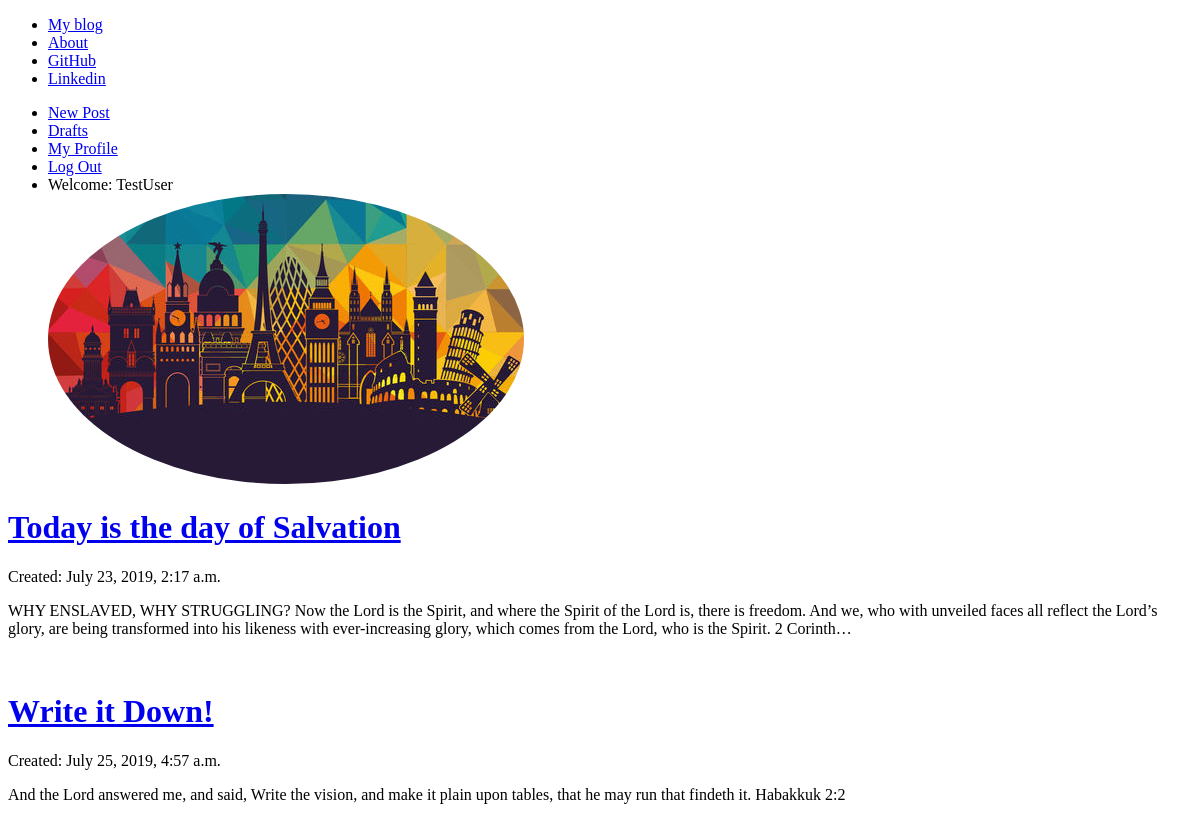
Page /drafts (signed in) on the committed database.
### User_Registration_App/models.py (models this page shows, shortened)
class UserProfile(models.Model):
    user = models.OneToOneField(User, on_delete = models.CASCADE)
    picture = models.ImageField(default = "profile_pics/cehhhh.jpg", upload_to = "profile_pics")

### Blog_App/models.py (models this page shows, shortened)
class Post(models.Model):
    author = models.ForeignKey('auth.User', on_delete=models.CASCADE)
    title = models.CharField(max_length=200, unique=True)
    text = models.TextField()
    create_date = models.DateTimeField(default=timezone.now)
    published_date = models.DateTimeField(blank=True, null=True)
    image = models.ImageField(blank=True, null=True, upload_to='post_pics')

### Blog_App/views.py (the view)
# urls.py: path('drafts', views.DraftListView.as_view(), name='post_draft_list'),
class DraftListView(LoginRequiredMixin,ListView):
    login_url = '/login/'
    redirect_field_name = 'Blog_App/post_list.html'
    template_name = 'Blog_App/post_draft_list.html'
    def get_queryset(self):
        return Post.objects.filter(published_date__isnull=True).order_by('create_date')

### Blog_App/templates/Blog_App/post_draft_list.html
{% extends "Blog_App/base.html" %}
{% block content %}
  {% if post_list %}
    {% for post in post_list %}
      <div class="post">
        <h1><a href="{% url 'Blog_App:post_detail' pk=post.pk %}">{{post.title}}</a></h1>
        <p class="date">Created: {{post.create_date}}</p>
        <p>{{post.text|truncatechars:300}}</p>
        <br>
      </div>
    {% endfor %}
  {% else %}
    <p>Draft list is empty!</p>
  {% endif %}
{% endblock %}

### Blog_App/templates/Blog_App/base.html (shortened to what this page needs)
<!DOCTYPE html>
{% load staticfiles %}
<html lang="en" dir="ltr">
  <head>
      <link rel="stylesheet" href="{% static 'css/Blog_App.css' %}">
  </head>
  <body class="loader">
    <div class="jumbotron">
      <ul class="nav navbar-nav">
        <li><a href="{% url 'Blog_App:post_list' %}">My blog</a></li>
        <li><a href="{% url 'Blog_App:about' %}">About</a></li>
        <li><a target="_blank" href="https://github.com/Timothy-py/Blog_Project.git">GitHub</a></li>
        <li><a target="_blank" href="https://www.linkedin.com">Linkedin</a></li>
      </ul>
      {% if user.is_authenticated %}
      <ul class="nav navbar-nav navbar-right">
        <li>
          <a href="{% url 'Blog_App:post_new' %}">New Post</a>
        </li>
        <li>
          <a href="{% url 'Blog_App:post_draft_list' %}">Drafts</a>
        </li>
        <li>
          <a href="{% url 'Blog_App:profile' pk=user.pk %}">My Profile</a>
        </li>
        <li><a href="{% url 'logout' %}">Log Out</a></li>
        <li>
          <a>Welcome: {{user.username}}</a>
        </li>
          <div class="profile_pics">
            <img style="border-radius:50%" src="{{user.userprofile.picture.url}}" alt="profile picture">
          </div>
          {% else %}
            <li> <a class="nav navbar-right"  href="{% url 'login' %}"> <span class="glyphicon glyphicon-user">Login</span> </a> </li>
            <li> <a href="{% url 'register' %}">Sign Up</a> </li>
      </ul>
      {% endif %}
    </div>
    <div class="content container">
      <div class="row">
        <div class="col-md-8">
          <div class="blog_posts">
            {% block content %}
            {% endblock %}
          </div>
        </div>
      </div>
    </div>
  </body>
</html>

### Blog_App/static/css/Blog_App.css (style rules this page uses)
.loader { filter: hue-rotate(0deg); color: linear-gradient(45deg,#0f8,#08f); animation: hue 10000ms infinite linear; }

### rows in the picture
Post: title "Today is the day of Salvation", create_date "July 23, 2019, 2:17 a.m.", text "WHY ENSLAVED, WHY STRUGGLING? Now the Lord is the Spirit, and where the Spirit of the Lord is, there is freedom. And we, who with unveiled faces all reflect the Lord’s glory, are being transformed into his likeness with ever-increasing glory, which comes from the Lord, who is the Spirit. 2 Corinth…"
Post: title "Write it Down!", create_date "July 25, 2019, 4:57 a.m.", text "And the Lord answered me, and said, Write the vision, and make it plain upon tables, that he may run that findeth it. Habakkuk 2:2"

### other values in the picture
{{ user.username }} "TestUser"
